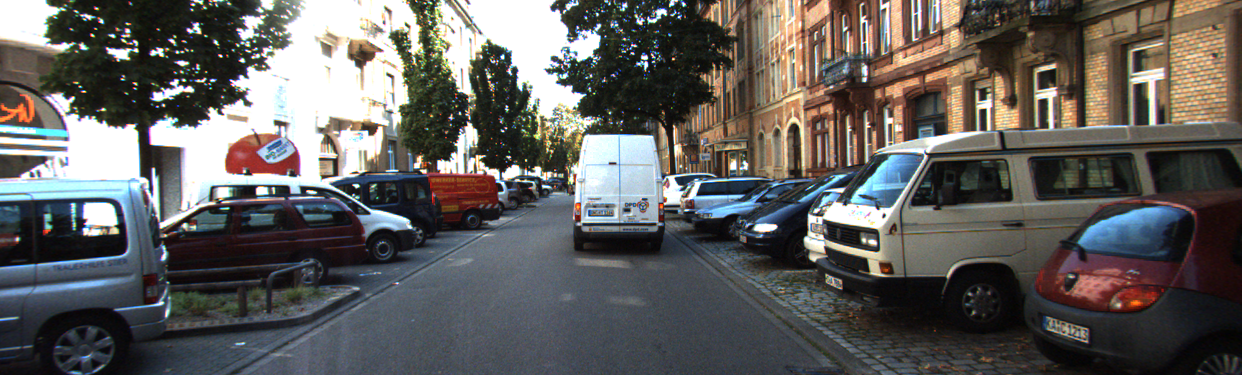
#> input picture boards/Ultra96/notebooks/images/000005_10_L.png, 1242 x 375 px
$ jupyter execute --allow-errors 3a_Overlays-stereo_block_matching.ipynb   (shell and % lines are left out)
#> lines starting #> are read from the running program, lines starting #| are printed output that depends on the picture
# OpenCV Overlay: Stereo Block Matching

This notebook extends the examples of OpenCV applications to Stereo Block Matching. Here we run through the process of computing stereo block matching in software, profile it and then accelerate it in hardware and measure the performance speedup. We use stereo input images from the [KITTI dataset](http://www.cvlibs.net/datasets/kitti)
1. Program overlay
2. Run SW stereo block matching (StereoBM) and measure performance
3. Run HW stereo block matching (StereoBM) and measure performance
4. Plot performance

## Program overlay

Here we program the overlay on the FPGA, load the associated overlay library and load the PYNQ xlnk memory manager library.

[cell 1]
import cv2 #NOTE: This needs to be loaded first

# Load remap + stereoBM overlay
from pynq import Bitstream
#> (the rest of this cell did not finish here and is left out)

## Setup helper functions

Here, we set up IPython based imshow call which encode OpenCV image data to jpeg before displaying it in the notebook. Other methods of displaying image data would perform similar conversions as well.

We also setup a colorizeDisparity function which takes a matrix of grayscale values and converts them to a color map to aid in depth visualization. Warm colors (red) are further while cool colors (blue) are closer. The spectrum is associated with COLORMAP_JET and can be seen here:

[cell 2]
import IPython

def imshow(img):
    returnValue, buffer = cv2.imencode('.jpg', img)
    IPython.display.display(IPython.display.Image(data=buffer.tobytes()))

def colorizeDisparity(disp):
    min,max,minLoc,maxLoc = cv2.minMaxLoc(disp)
    if(min < 0):
        disp_shift = 255.0 - ((disp - min) * (255.0/(max-min)))
    else:
        disp_shift = 255.0 - (disp * (255.0/max))
    norm_disp_shift = disp_shift.astype(np.uint8)
    disp_color = cv2.applyColorMap(norm_disp_shift, cv2.COLORMAP_JET);
    return disp_color

## View example input images (left and right)

Because our USB camera cannot capture stereo images, we read the images from a file. These KITTI color images have a resolution of 1242x375 which we then convert to gray scale.

[cell 3]
leftImage  = cv2.imread('images/000005_10_L.png')
#> leftImage is the input picture: shape (375, 1242, 3); mean B, G, R 92.8, 95, 96.8
leftY      = cv2.cvtColor(leftImage, cv2.COLOR_BGR2GRAY)
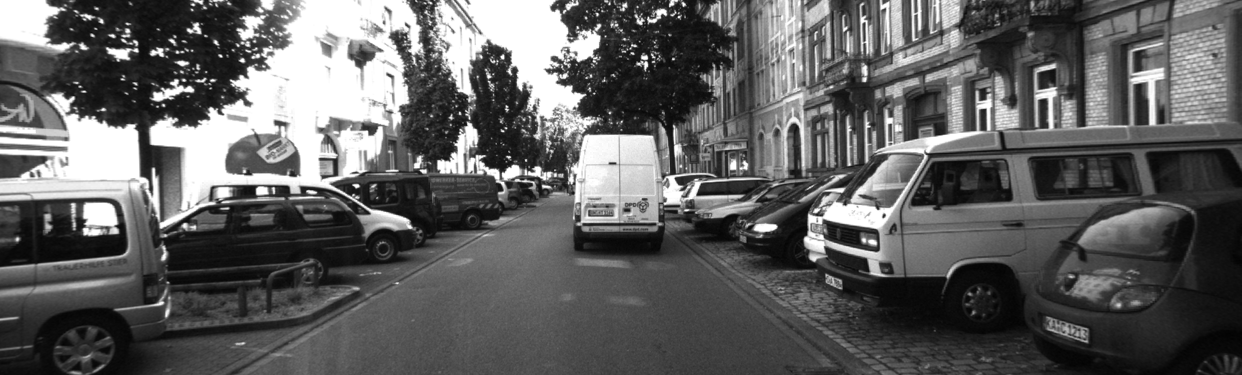
#> leftY: shape (375, 1242); min 2, max 255, mean 95.3
rightImage = cv2.imread('images/000005_10_R.png')
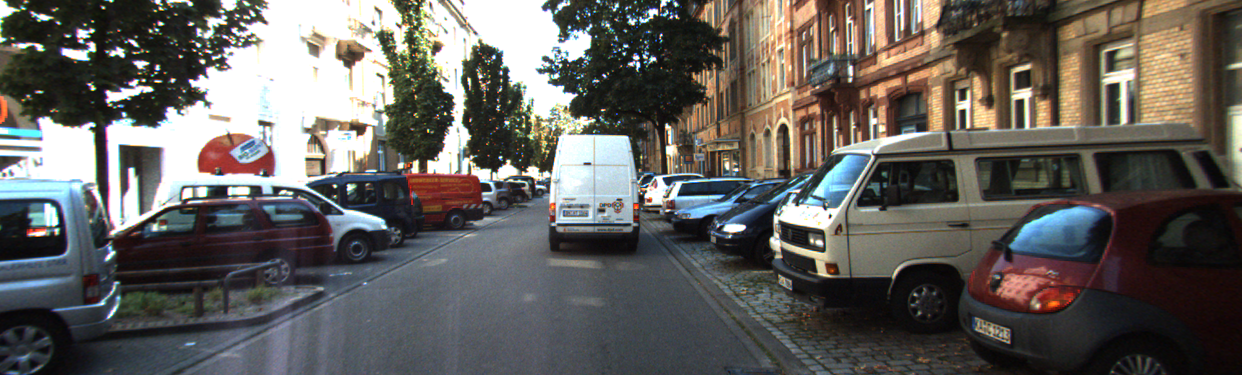
#> input picture boards/Ultra96/notebooks/images/000005_10_R.png, 1242 x 375 px
#> rightImage is the input picture: shape (375, 1242, 3); mean B, G, R 93.1, 96.7, 99.3
rightY     = cv2.cvtColor(rightImage, cv2.COLOR_BGR2GRAY)
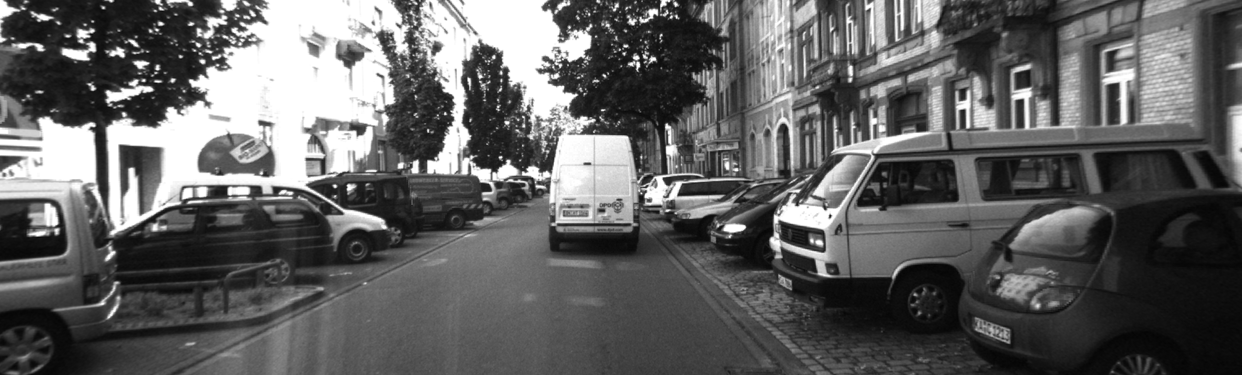
#> rightY: shape (375, 1242); min 4, max 255, mean 97.1
#> (the rest of this cell did not finish here and is left out)

## Run SW StereoBM and measure performance
We first run our vision processing pipeline (just StereoBM) in software only mode, being sure to enable profiling. We also measure overall FPS and colorize the resulting disparity map.
* [OpenCV StereoBM](https://docs.opencv.org/3.2.0/d9/dba/classcv_1_1StereoBM.html)

[cell 4]
import numpy as np
import time

height,width,channels = leftImage.shape
#> height = 375; width = 1242; channels = 3
print ("Image shape: (" + str(width) + "," + str(height) + ")")
#| Image shape: (1242,375)
disparitySW = np.ones((height,width),np.float32)

num_frames       = 20

cv2Stereo = cv2.StereoBM_create(numDisparities=64, blockSize=19)
startSW=time.time()
for i in range(num_frames):
    disparitySW = cv2Stereo.compute(leftY,rightY)
#> this loop made 20 passes
#> pass 1, `disparitySW = cv2Stereo.compute(leftY,rightY)`:
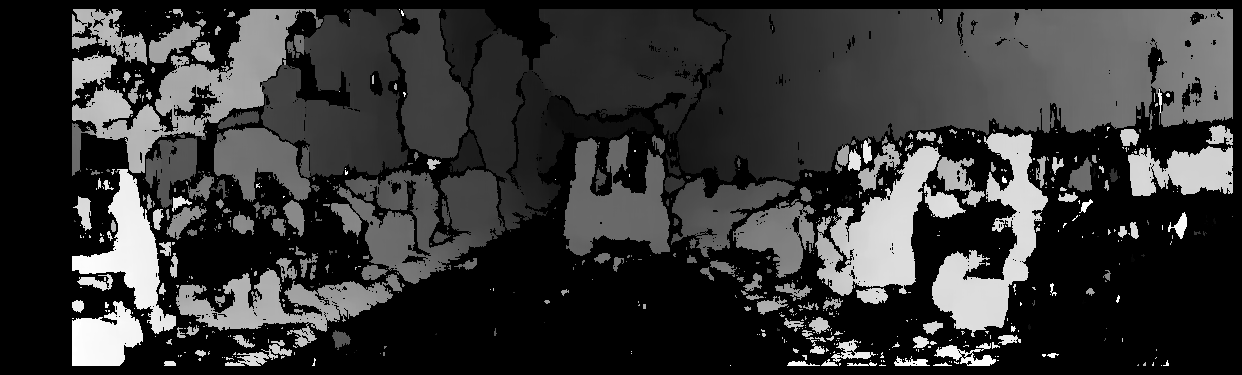
#> disparitySW: shape (375, 1242) int16; min -16, max 1008, mean 201.1; drawn with min black and max white
stopSW=time.time()
print("Frames per second:  " + str(num_frames / (stopSW - startSW)))

#> (the rest of this cell did not finish here and is left out)

#> in colorizeDisparity, `min,max,minLoc,maxLoc = cv2.minMaxLoc(disp)`: min = -16; max = 1008; minLoc = (0, 0); maxLoc = (401, 10)
#> in colorizeDisparity, `disp_shift = 255.0 - ((disp - min) * (255.0/(max-min)))`:
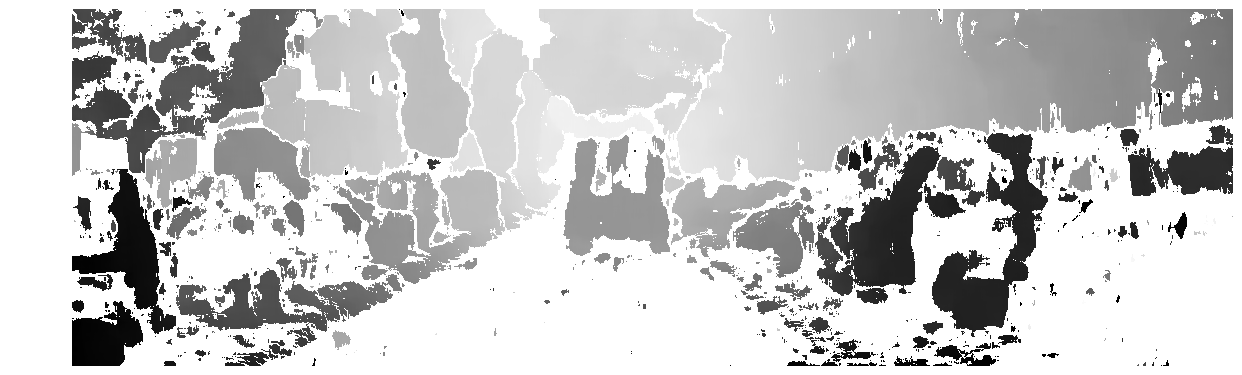
#> disp_shift: shape (375, 1242) float64; min 0, max 255, mean 200.9
#> in colorizeDisparity, `disp_color = cv2.applyColorMap(norm_disp_shift, cv2.COLORMAP_JET);`:
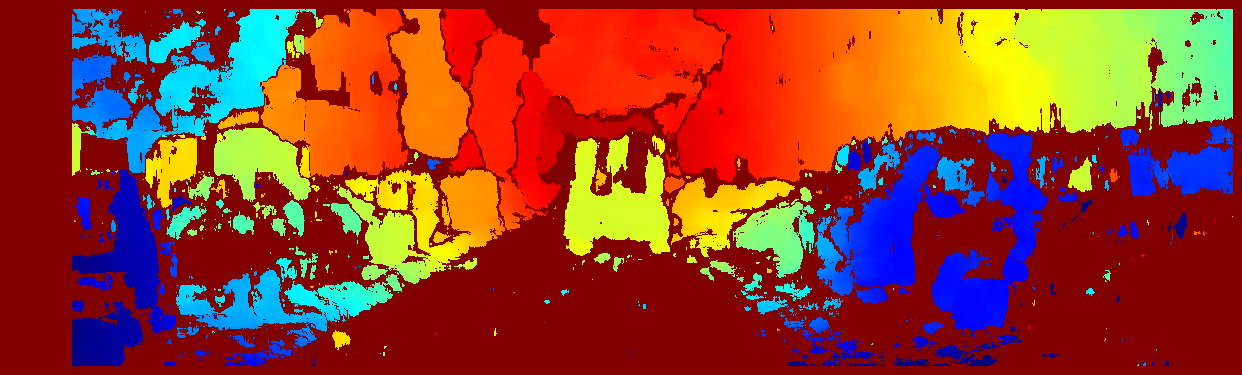
#> disp_color: shape (375, 1242, 3); mean B, G, R 42.1, 63.1, 145.7
